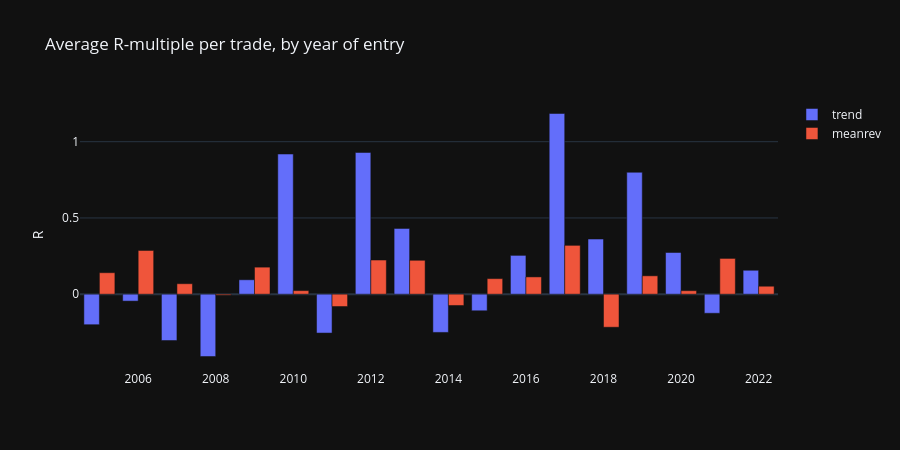

The code cell stored with this chart in its notebook:
### Markdown cell above
Over the whole development sample the trend follower has a Sharpe ratio of 0.45 (80 trades, 50% win rate, expectancy 0.21R, in the market 54% of the time) and the mean reversion 0.34 (224 trades, 68% win rate, 0.08R, in the market 20% of the time); buy & hold has 0.43. Their maximum drawdowns (-27% and -30%) are about half of the -57% of the index. These are modest edges, and they are not constant: the yearly expectancy changes a lot from one year to the next (for example the trend follower loses 0.41R per trade on average in 2008 and earns 1.18R in 2017), which is exactly the question of this notebook: can we tell, *using only the past*, when to trade?

### Code cell
yearly = pd.DataFrame({n: tr.groupby(tr.entry_date.dt.year).R.mean() for n, (tr, _, _) in raw_strats.items()})
fig = go.Figure([go.Bar(x=yearly.index, y=yearly[c], name=c) for c in yearly])
fig.update_layout(title="Average R-multiple per trade, by year of entry", yaxis_title="R", barmode="group", height=450)
fig.show()

### Figure 1 — Plotly figure (JSON) as saved in the notebook; plotly's stock layout.template omitted (floating-point values rounded to 4 significant figures)
{"data": [{"name": "trend", "type": "bar", "x": [2005, 2006, 2007, 2008, 2009, 2010, 2011, 2012, 2013, 2014, 2015, 2016, 2017, 2018, 2019, 2020, 2021, 2022], "y": [-0.2001, -0.04537, -0.3039, -0.4087, 0.09455, 0.9191, -0.2549, 0.9293, 0.4313, -0.2507, -0.1088, 0.2544, 1.185, 0.3616, 0.7994, 0.2733, -0.1251, 0.1569]}, {"name": "meanrev", "type": "bar", "x": [2005, 2006, 2007, 2008, 2009, 2010, 2011, 2012, 2013, 2014, 2015, 2016, 2017, 2018, 2019, 2020, 2021, 2022], "y": [0.1409, 0.2867, 0.0687, -0.006202, 0.1773, 0.02334, -0.08086, 0.224, 0.2223, -0.07411, 0.102, 0.1132, 0.3203, -0.2167, 0.1205, 0.02295, 0.2345, 0.05226]}], "layout": {"barmode": "group", "height": 450, "title": {"text": "Average R-multiple per trade, by year of entry"}, "yaxis": {"title": {"text": "R"}}}}
